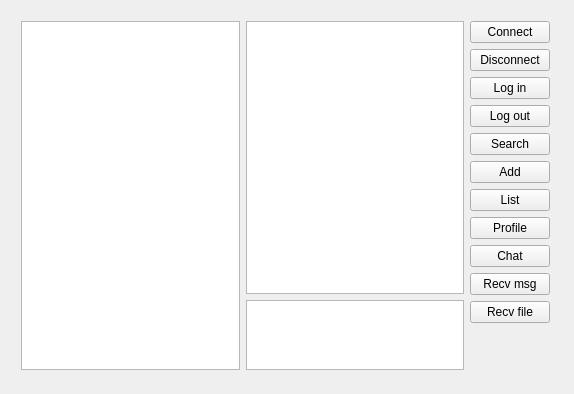
<?xml version="1.0" encoding="UTF-8"?>
<ui version="4.0">
 <class>MainWindow</class>
 <widget class="QMainWindow" name="MainWindow">
  <property name="geometry">
   <rect>
    <x>0</x>
    <y>0</y>
    <width>574</width>
    <height>394</height>
   </rect>
  </property>
  <property name="windowTitle">
   <string>MainWindow</string>
  </property>
  <widget class="QWidget" name="centralWidget">
   <widget class="QWidget" name="horizontalLayoutWidget">
    <property name="geometry">
     <rect>
      <x>10</x>
      <y>10</y>
      <width>551</width>
      <height>371</height>
     </rect>
    </property>
    <layout class="QHBoxLayout" name="horizontalLayout" stretch="9,1">
     <item>
      <layout class="QHBoxLayout" name="horizontalLayout_2" stretch="1,1">
       <item>
        <layout class="QVBoxLayout" name="verticalLayout_4">
         <item>
          <widget class="QListView" name="users"/>
         </item>
        </layout>
       </item>
       <item>
        <layout class="QVBoxLayout" name="verticalLayout" stretch="5,1">
         <item>
          <widget class="QListView" name="friends"/>
         </item>
         <item>
          <widget class="QTextBrowser" name="message"/>
         </item>
        </layout>
       </item>
      </layout>
     </item>
     <item>
      <layout class="QVBoxLayout" name="verticalLayout_2">
       <item>
        <widget class="QPushButton" name="conn">
         <property name="sizePolicy">
          <sizepolicy hsizetype="Minimum" vsizetype="Fixed">
           <horstretch>0</horstretch>
           <verstretch>0</verstretch>
          </sizepolicy>
         </property>
         <property name="text">
          <string>Connect</string>
         </property>
        </widget>
       </item>
       <item>
        <widget class="QPushButton" name="disconn">
         <property name="text">
          <string>Disconnect</string>
         </property>
        </widget>
       </item>
       <item>
        <widget class="QPushButton" name="login">
         <property name="text">
          <string>Log in</string>
         </property>
        </widget>
       </item>
       <item>
        <widget class="QPushButton" name="logout">
         <property name="text">
          <string>Log out</string>
         </property>
        </widget>
       </item>
       <item>
        <widget class="QPushButton" name="search">
         <property name="text">
          <string>Search</string>
         </property>
        </widget>
       </item>
       <item>
        <widget class="QPushButton" name="add">
         <property name="text">
          <string>Add</string>
         </property>
        </widget>
       </item>
       <item>
        <widget class="QPushButton" name="list">
         <property name="text">
          <string>List</string>
         </property>
        </widget>
       </item>
       <item>
        <widget class="QPushButton" name="prof">
         <property name="text">
          <string>Profile</string>
         </property>
        </widget>
       </item>
       <item>
        <widget class="QPushButton" name="chat">
         <property name="text">
          <string>Chat</string>
         </property>
        </widget>
       </item>
       <item>
        <widget class="QPushButton" name="recvmsg">
         <property name="text">
          <string>Recv msg</string>
         </property>
        </widget>
       </item>
       <item>
        <widget class="QPushButton" name="recvfile">
         <property name="text">
          <string>Recv file</string>
         </property>
        </widget>
       </item>
       <item>
        <layout class="QVBoxLayout" name="verticalLayout_3"/>
       </item>
       <item>
        <spacer name="verticalSpacer">
         <property name="orientation">
          <enum>Qt::Vertical</enum>
         </property>
         <property name="sizeHint" stdset="0">
          <size>
           <width>20</width>
           <height>40</height>
          </size>
         </property>
        </spacer>
       </item>
      </layout>
     </item>
    </layout>
   </widget>
  </widget>
 </widget>
 <layoutdefault spacing="6" margin="11"/>
 <resources/>
 <connections/>
</ui>
